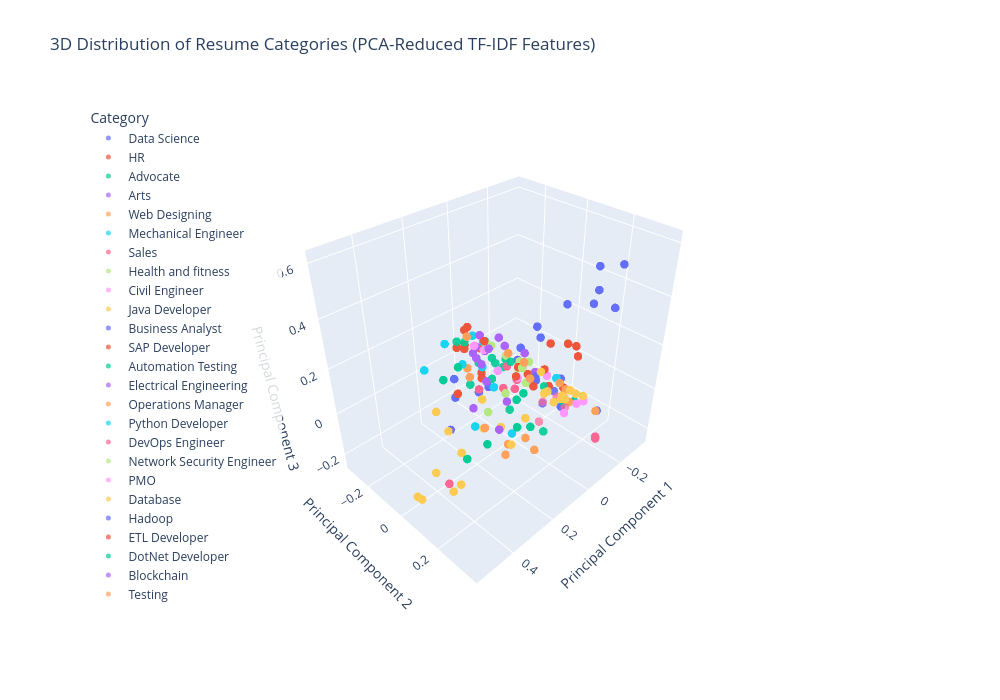

Notebook source saved alongside this figure:
### Code cell
# BLOCK 1: 3D Distribution of Resume Categories
from sklearn.decomposition import PCA
import plotly.express as px
import plotly.graph_objects as go
from plotly.subplots import make_subplots
import numpy as np
import pandas as pd

# Reduce TF-IDF features to 3 dimensions using PCA
pca = PCA(n_components=3)
resume_pca = pca.fit_transform(resume_tfidf.toarray())

# Create a DataFrame for 3D visualization
pca_df = pd.DataFrame({
    'PC1': resume_pca[:, 0],
    'PC2': resume_pca[:, 1],
    'PC3': resume_pca[:, 2],
    'Category': le.inverse_transform(df['Category'])
})

# Create interactive 3D scatter plot
fig = px.scatter_3d(
    pca_df,
    x='PC1',
    y='PC2',
    z='PC3',
    color='Category',
    title='3D Distribution of Resume Categories (PCA-Reduced TF-IDF Features)',
    labels={
        'PC1': f'Principal Component 1 ({pca.explained_variance_ratio_[0]:.2%} variance)',
        'PC2': f'Principal Component 2 ({pca.explained_variance_ratio_[1]:.2%} variance)',
        'PC3': f'Principal Component 3 ({pca.explained_variance_ratio_[2]:.2%} variance)'
    },
    hover_data={
        'PC1': ':.3f',
        'PC2': ':.3f',
        'PC3': ':.3f'
    },
    opacity=0.7,
    size_max=8
)

# Update layout for better visualization
fig.update_traces(
    marker=dict(size=5),
    selector=dict(mode='markers')
)

fig.update_layout(
    scene=dict(
        xaxis_title='Principal Component 1',
        yaxis_title='Principal Component 2',
        zaxis_title='Principal Component 3',
        camera=dict(
            eye=dict(x=1.5, y=1.5, z=1.5)
        )
    ),
    width=1000,
    height=700,
    showlegend=True,
    legend=dict(
        yanchor="top",
        y=0.99,
        xanchor="left",
        x=0.01,
        bgcolor="rgba(255, 255, 255, 0.8)"
    )
)

fig.show()

# Print explained variance
print("="*60)
print("PCA Explained Variance Ratio:")
print("="*60)
for i, var in enumerate(pca.explained_variance_ratio_, 1):
    print(f"PC{i}: {var:.2%}")
print(f"\nTotal variance explained by first 3 components: {pca.explained_variance_ratio_.sum():.2%}")
